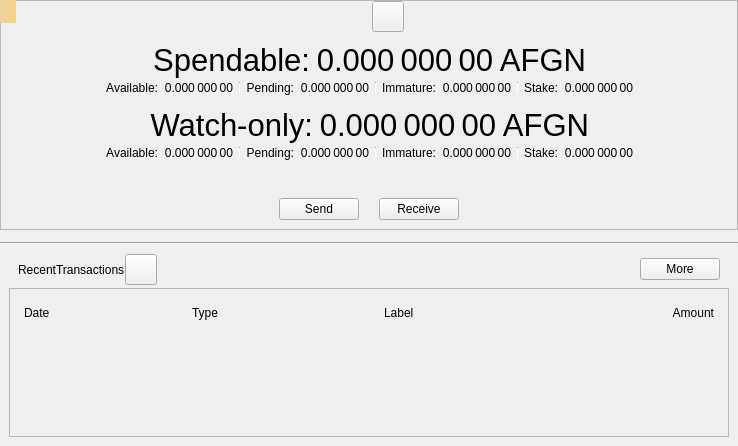
<?xml version="1.0" encoding="UTF-8"?>
<ui version="4.0">
 <class>OverviewPage</class>
 <widget class="QWidget" name="OverviewPage">
  <property name="geometry">
   <rect>
    <x>0</x>
    <y>0</y>
    <width>738</width>
    <height>446</height>
   </rect>
  </property>
  <property name="windowTitle">
   <string>Form</string>
  </property>
  <layout class="QVBoxLayout" name="verticalLayout_6">
   <property name="spacing">
    <number>0</number>
   </property>
   <property name="leftMargin">
    <number>0</number>
   </property>
   <property name="topMargin">
    <number>0</number>
   </property>
   <property name="rightMargin">
    <number>0</number>
   </property>
   <property name="bottomMargin">
    <number>0</number>
   </property>
   <item>
    <widget class="QFrame" name="frameBalances">
     <property name="frameShape">
      <enum>QFrame::StyledPanel</enum>
     </property>
     <property name="frameShadow">
      <enum>QFrame::Raised</enum>
     </property>
     <layout class="QVBoxLayout" name="verticalLayout_5">
      <property name="spacing">
       <number>0</number>
      </property>
      <property name="leftMargin">
       <number>0</number>
      </property>
      <property name="topMargin">
       <number>0</number>
      </property>
      <property name="rightMargin">
       <number>0</number>
      </property>
      <property name="bottomMargin">
       <number>0</number>
      </property>
      <item>
       <widget class="QWidget" name="widgetStatus" native="true">
        <layout class="QHBoxLayout" name="horizontalLayout_16">
         <property name="leftMargin">
          <number>0</number>
         </property>
         <property name="topMargin">
          <number>0</number>
         </property>
         <property name="rightMargin">
          <number>0</number>
         </property>
         <property name="bottomMargin">
          <number>0</number>
         </property>
         <item>
          <spacer name="horizontalSpacer_6">
           <property name="orientation">
            <enum>Qt::Horizontal</enum>
           </property>
           <property name="sizeHint" stdset="0">
            <size>
             <width>0</width>
             <height>20</height>
            </size>
           </property>
          </spacer>
         </item>
         <item>
          <widget class="QLabel" name="labelLogo">
           <property name="sizePolicy">
            <sizepolicy hsizetype="Fixed" vsizetype="Fixed">
             <horstretch>0</horstretch>
             <verstretch>0</verstretch>
            </sizepolicy>
           </property>
           <property name="minimumSize">
            <size>
             <width>32</width>
             <height>32</height>
            </size>
           </property>
          </widget>
         </item>
         <item>
          <widget class="QToolButton" name="labelWalletStatus">
           <property name="enabled">
            <bool>true</bool>
           </property>
           <property name="toolTip">
            <string>The displayed information may be out of date. Your wallet automatically synchronizes with the Afgn network after a connection is established, but this process has not completed yet.</string>
           </property>
           <property name="text">
            <string/>
           </property>
           <property name="icon">
            <iconset>
             <normaloff>:/icons/warning</normaloff>
             <disabledoff>:/icons/warning</disabledoff>:/icons/warning</iconset>
           </property>
           <property name="iconSize">
            <size>
             <width>24</width>
             <height>24</height>
            </size>
           </property>
           <property name="flat" stdset="0">
            <bool>false</bool>
           </property>
          </widget>
         </item>
         <item>
          <spacer name="horizontalSpacer_5">
           <property name="orientation">
            <enum>Qt::Horizontal</enum>
           </property>
           <property name="sizeHint" stdset="0">
            <size>
             <width>0</width>
             <height>20</height>
            </size>
           </property>
          </spacer>
         </item>
        </layout>
       </widget>
      </item>
      <item>
       <widget class="QWidget" name="widgetWallet" native="true">
        <layout class="QVBoxLayout" name="verticalLayout_2">
         <property name="spacing">
          <number>0</number>
         </property>
         <item>
          <widget class="QWidget" name="widgetTotal" native="true">
           <layout class="QHBoxLayout" name="horizontalLayout">
            <property name="leftMargin">
             <number>0</number>
            </property>
            <property name="topMargin">
             <number>0</number>
            </property>
            <property name="rightMargin">
             <number>0</number>
            </property>
            <property name="bottomMargin">
             <number>0</number>
            </property>
            <item>
             <spacer name="horizontalSpacer_7">
              <property name="orientation">
               <enum>Qt::Horizontal</enum>
              </property>
              <property name="sizeHint" stdset="0">
               <size>
                <width>0</width>
                <height>20</height>
               </size>
              </property>
             </spacer>
            </item>
            <item>
             <widget class="QLabel" name="labelSpendable">
              <property name="font">
               <font>
                <pointsize>23</pointsize>
               </font>
              </property>
              <property name="text">
               <string>Spendable:</string>
              </property>
              <property name="alignment">
               <set>Qt::AlignRight|Qt::AlignTrailing|Qt::AlignVCenter</set>
              </property>
             </widget>
            </item>
            <item>
             <widget class="QLabel" name="labelTotal">
              <property name="font">
               <font>
                <pointsize>23</pointsize>
               </font>
              </property>
              <property name="cursor">
               <cursorShape>IBeamCursor</cursorShape>
              </property>
              <property name="toolTip">
               <string>Your current total balance</string>
              </property>
              <property name="text">
               <string notr="true">0.000 000 00 AFGN</string>
              </property>
              <property name="alignment">
               <set>Qt::AlignRight|Qt::AlignTrailing|Qt::AlignVCenter</set>
              </property>
              <property name="textInteractionFlags">
               <set>Qt::LinksAccessibleByMouse|Qt::TextSelectableByMouse</set>
              </property>
             </widget>
            </item>
            <item>
             <spacer name="horizontalSpacer_8">
              <property name="orientation">
               <enum>Qt::Horizontal</enum>
              </property>
              <property name="sizeHint" stdset="0">
               <size>
                <width>0</width>
                <height>20</height>
               </size>
              </property>
             </spacer>
            </item>
           </layout>
          </widget>
         </item>
         <item>
          <layout class="QHBoxLayout" name="horizontalLayout_13">
           <property name="leftMargin">
            <number>0</number>
           </property>
           <property name="topMargin">
            <number>0</number>
           </property>
           <property name="rightMargin">
            <number>0</number>
           </property>
           <property name="bottomMargin">
            <number>0</number>
           </property>
           <item>
            <spacer name="horizontalSpacer_9">
             <property name="orientation">
              <enum>Qt::Horizontal</enum>
             </property>
             <property name="sizeHint" stdset="0">
              <size>
               <width>40</width>
               <height>20</height>
              </size>
             </property>
            </spacer>
           </item>
           <item>
            <widget class="QWidget" name="widgetBalance" native="true">
             <layout class="QHBoxLayout" name="horizontalLayout_2">
              <property name="leftMargin">
               <number>0</number>
              </property>
              <property name="topMargin">
               <number>0</number>
              </property>
              <property name="rightMargin">
               <number>0</number>
              </property>
              <property name="bottomMargin">
               <number>0</number>
              </property>
              <item>
               <widget class="QLabel" name="labelBalanceText">
                <property name="text">
                 <string>Available:</string>
                </property>
                <property name="alignment">
                 <set>Qt::AlignRight|Qt::AlignTrailing|Qt::AlignVCenter</set>
                </property>
               </widget>
              </item>
              <item>
               <widget class="QLabel" name="labelBalance">
                <property name="cursor">
                 <cursorShape>IBeamCursor</cursorShape>
                </property>
                <property name="toolTip">
                 <string>Your current spendable balance</string>
                </property>
                <property name="text">
                 <string notr="true">0.000 000 00</string>
                </property>
                <property name="alignment">
                 <set>Qt::AlignRight|Qt::AlignTrailing|Qt::AlignVCenter</set>
                </property>
                <property name="textInteractionFlags">
                 <set>Qt::LinksAccessibleByMouse|Qt::TextSelectableByMouse</set>
                </property>
               </widget>
              </item>
             </layout>
            </widget>
           </item>
           <item>
            <widget class="QWidget" name="widgetPending" native="true">
             <layout class="QHBoxLayout" name="horizontalLayout_3">
              <property name="leftMargin">
               <number>6</number>
              </property>
              <property name="topMargin">
               <number>0</number>
              </property>
              <property name="rightMargin">
               <number>0</number>
              </property>
              <property name="bottomMargin">
               <number>0</number>
              </property>
              <item>
               <widget class="Line" name="vLine">
                <property name="maximumSize">
                 <size>
                  <width>1</width>
                  <height>12</height>
                 </size>
                </property>
                <property name="orientation">
                 <enum>Qt::Vertical</enum>
                </property>
               </widget>
              </item>
              <item>
               <widget class="QLabel" name="labelPendingText">
                <property name="text">
                 <string>Pending:</string>
                </property>
                <property name="alignment">
                 <set>Qt::AlignRight|Qt::AlignTrailing|Qt::AlignVCenter</set>
                </property>
               </widget>
              </item>
              <item>
               <widget class="QLabel" name="labelUnconfirmed">
                <property name="cursor">
                 <cursorShape>IBeamCursor</cursorShape>
                </property>
                <property name="toolTip">
                 <string>Total of transactions that have yet to be confirmed, and do not yet count toward the spendable balance</string>
                </property>
                <property name="text">
                 <string notr="true">0.000 000 00</string>
                </property>
                <property name="alignment">
                 <set>Qt::AlignRight|Qt::AlignTrailing|Qt::AlignVCenter</set>
                </property>
                <property name="textInteractionFlags">
                 <set>Qt::LinksAccessibleByMouse|Qt::TextSelectableByMouse</set>
                </property>
               </widget>
              </item>
             </layout>
            </widget>
           </item>
           <item>
            <widget class="QWidget" name="widgetImmature" native="true">
             <layout class="QHBoxLayout" name="horizontalLayout_4">
              <property name="leftMargin">
               <number>6</number>
              </property>
              <property name="topMargin">
               <number>0</number>
              </property>
              <property name="rightMargin">
               <number>0</number>
              </property>
              <property name="bottomMargin">
               <number>0</number>
              </property>
              <item>
               <widget class="Line" name="vLine_2">
                <property name="maximumSize">
                 <size>
                  <width>1</width>
                  <height>12</height>
                 </size>
                </property>
                <property name="orientation">
                 <enum>Qt::Vertical</enum>
                </property>
               </widget>
              </item>
              <item>
               <widget class="QLabel" name="labelImmatureText">
                <property name="text">
                 <string>Immature:</string>
                </property>
                <property name="alignment">
                 <set>Qt::AlignRight|Qt::AlignTrailing|Qt::AlignVCenter</set>
                </property>
               </widget>
              </item>
              <item>
               <widget class="QLabel" name="labelImmature">
                <property name="cursor">
                 <cursorShape>IBeamCursor</cursorShape>
                </property>
                <property name="toolTip">
                 <string>Mined balance that has not yet matured</string>
                </property>
                <property name="text">
                 <string notr="true">0.000 000 00</string>
                </property>
                <property name="alignment">
                 <set>Qt::AlignRight|Qt::AlignTrailing|Qt::AlignVCenter</set>
                </property>
                <property name="textInteractionFlags">
                 <set>Qt::LinksAccessibleByMouse|Qt::TextSelectableByMouse</set>
                </property>
               </widget>
              </item>
             </layout>
            </widget>
           </item>
           <item>
            <widget class="QWidget" name="widgetStake" native="true">
             <layout class="QHBoxLayout" name="horizontalLayout_7">
              <property name="leftMargin">
               <number>6</number>
              </property>
              <property name="topMargin">
               <number>0</number>
              </property>
              <property name="rightMargin">
               <number>0</number>
              </property>
              <property name="bottomMargin">
               <number>0</number>
              </property>
              <item>
               <widget class="Line" name="vLine_3">
                <property name="maximumSize">
                 <size>
                  <width>1</width>
                  <height>12</height>
                 </size>
                </property>
                <property name="orientation">
                 <enum>Qt::Vertical</enum>
                </property>
               </widget>
              </item>
              <item>
               <widget class="QLabel" name="labelStakeText">
                <property name="text">
                 <string>Stake:</string>
                </property>
                <property name="alignment">
                 <set>Qt::AlignRight|Qt::AlignTrailing|Qt::AlignVCenter</set>
                </property>
               </widget>
              </item>
              <item>
               <widget class="QLabel" name="labelStake">
                <property name="text">
                 <string>0.000 000 00</string>
                </property>
                <property name="alignment">
                 <set>Qt::AlignRight|Qt::AlignTrailing|Qt::AlignVCenter</set>
                </property>
                <property name="textInteractionFlags">
                 <set>Qt::LinksAccessibleByMouse|Qt::TextSelectableByMouse</set>
                </property>
               </widget>
              </item>
             </layout>
            </widget>
           </item>
           <item>
            <spacer name="horizontalSpacer_10">
             <property name="orientation">
              <enum>Qt::Horizontal</enum>
             </property>
             <property name="sizeHint" stdset="0">
              <size>
               <width>40</width>
               <height>20</height>
              </size>
             </property>
            </spacer>
           </item>
          </layout>
         </item>
        </layout>
       </widget>
      </item>
      <item>
       <widget class="QWidget" name="widgetWatch" native="true">
        <layout class="QVBoxLayout" name="verticalLayout_4">
         <property name="spacing">
          <number>0</number>
         </property>
         <property name="topMargin">
          <number>0</number>
         </property>
         <property name="bottomMargin">
          <number>0</number>
         </property>
         <item>
          <widget class="QWidget" name="widgetWatchTotal" native="true">
           <layout class="QHBoxLayout" name="horizontalLayout_8">
            <property name="leftMargin">
             <number>0</number>
            </property>
            <property name="topMargin">
             <number>0</number>
            </property>
            <property name="rightMargin">
             <number>0</number>
            </property>
            <property name="bottomMargin">
             <number>0</number>
            </property>
            <item>
             <spacer name="horizontalSpacer_11">
              <property name="orientation">
               <enum>Qt::Horizontal</enum>
              </property>
              <property name="sizeHint" stdset="0">
               <size>
                <width>0</width>
                <height>20</height>
               </size>
              </property>
             </spacer>
            </item>
            <item>
             <widget class="QLabel" name="labelWatchonly">
              <property name="font">
               <font>
                <pointsize>23</pointsize>
               </font>
              </property>
              <property name="text">
               <string>Watch-only:</string>
              </property>
              <property name="alignment">
               <set>Qt::AlignRight|Qt::AlignTrailing|Qt::AlignVCenter</set>
              </property>
             </widget>
            </item>
            <item>
             <widget class="QLabel" name="labelWatchTotal">
              <property name="font">
               <font>
                <pointsize>23</pointsize>
               </font>
              </property>
              <property name="cursor">
               <cursorShape>IBeamCursor</cursorShape>
              </property>
              <property name="toolTip">
               <string>Current total balance in watch-only addresses</string>
              </property>
              <property name="text">
               <string notr="true">0.000 000 00 AFGN</string>
              </property>
              <property name="alignment">
               <set>Qt::AlignRight|Qt::AlignTrailing|Qt::AlignVCenter</set>
              </property>
              <property name="textInteractionFlags">
               <set>Qt::LinksAccessibleByMouse|Qt::TextSelectableByMouse</set>
              </property>
             </widget>
            </item>
            <item>
             <spacer name="horizontalSpacer_12">
              <property name="orientation">
               <enum>Qt::Horizontal</enum>
              </property>
              <property name="sizeHint" stdset="0">
               <size>
                <width>0</width>
                <height>20</height>
               </size>
              </property>
             </spacer>
            </item>
           </layout>
          </widget>
         </item>
         <item>
          <layout class="QHBoxLayout" name="horizontalLayout_14">
           <property name="leftMargin">
            <number>0</number>
           </property>
           <property name="rightMargin">
            <number>0</number>
           </property>
           <item>
            <spacer name="horizontalSpacer_13">
             <property name="orientation">
              <enum>Qt::Horizontal</enum>
             </property>
             <property name="sizeHint" stdset="0">
              <size>
               <width>0</width>
               <height>20</height>
              </size>
             </property>
            </spacer>
           </item>
           <item>
            <widget class="QWidget" name="widgetWatchAvailable" native="true">
             <layout class="QHBoxLayout" name="horizontalLayout_9">
              <property name="leftMargin">
               <number>0</number>
              </property>
              <property name="topMargin">
               <number>0</number>
              </property>
              <property name="rightMargin">
               <number>0</number>
              </property>
              <property name="bottomMargin">
               <number>0</number>
              </property>
              <item>
               <widget class="QLabel" name="labelWatchAvailableText">
                <property name="text">
                 <string>Available:</string>
                </property>
                <property name="alignment">
                 <set>Qt::AlignRight|Qt::AlignTrailing|Qt::AlignVCenter</set>
                </property>
               </widget>
              </item>
              <item>
               <widget class="QLabel" name="labelWatchAvailable">
                <property name="cursor">
                 <cursorShape>IBeamCursor</cursorShape>
                </property>
                <property name="toolTip">
                 <string>Your current balance in watch-only addresses</string>
                </property>
                <property name="text">
                 <string notr="true">0.000 000 00</string>
                </property>
                <property name="alignment">
                 <set>Qt::AlignRight|Qt::AlignTrailing|Qt::AlignVCenter</set>
                </property>
                <property name="textInteractionFlags">
                 <set>Qt::LinksAccessibleByMouse|Qt::TextSelectableByMouse</set>
                </property>
               </widget>
              </item>
             </layout>
            </widget>
           </item>
           <item>
            <widget class="QWidget" name="widgetWatchPending" native="true">
             <layout class="QHBoxLayout" name="horizontalLayout_10">
              <property name="leftMargin">
               <number>6</number>
              </property>
              <property name="topMargin">
               <number>0</number>
              </property>
              <property name="rightMargin">
               <number>0</number>
              </property>
              <property name="bottomMargin">
               <number>0</number>
              </property>
              <item>
               <widget class="Line" name="vLine_4">
                <property name="maximumSize">
                 <size>
                  <width>1</width>
                  <height>12</height>
                 </size>
                </property>
                <property name="orientation">
                 <enum>Qt::Vertical</enum>
                </property>
               </widget>
              </item>
              <item>
               <widget class="QLabel" name="labelWatchPendingText">
                <property name="text">
                 <string>Pending:</string>
                </property>
                <property name="alignment">
                 <set>Qt::AlignRight|Qt::AlignTrailing|Qt::AlignVCenter</set>
                </property>
               </widget>
              </item>
              <item>
               <widget class="QLabel" name="labelWatchPending">
                <property name="cursor">
                 <cursorShape>IBeamCursor</cursorShape>
                </property>
                <property name="toolTip">
                 <string>Unconfirmed transactions to watch-only addresses</string>
                </property>
                <property name="text">
                 <string notr="true">0.000 000 00</string>
                </property>
                <property name="alignment">
                 <set>Qt::AlignRight|Qt::AlignTrailing|Qt::AlignVCenter</set>
                </property>
                <property name="textInteractionFlags">
                 <set>Qt::LinksAccessibleByMouse|Qt::TextSelectableByMouse</set>
                </property>
               </widget>
              </item>
             </layout>
            </widget>
           </item>
           <item>
            <widget class="QWidget" name="widgetWatchImmature" native="true">
             <layout class="QHBoxLayout" name="horizontalLayout_11">
              <property name="leftMargin">
               <number>6</number>
              </property>
              <property name="topMargin">
               <number>0</number>
              </property>
              <property name="rightMargin">
               <number>0</number>
              </property>
              <property name="bottomMargin">
               <number>0</number>
              </property>
              <item>
               <widget class="Line" name="vLine_5">
                <property name="maximumSize">
                 <size>
                  <width>1</width>
                  <height>12</height>
                 </size>
                </property>
                <property name="orientation">
                 <enum>Qt::Vertical</enum>
                </property>
               </widget>
              </item>
              <item>
               <widget class="QLabel" name="labelWatchImmatureText">
                <property name="text">
                 <string>Immature:</string>
                </property>
                <property name="alignment">
                 <set>Qt::AlignRight|Qt::AlignTrailing|Qt::AlignVCenter</set>
                </property>
               </widget>
              </item>
              <item>
               <widget class="QLabel" name="labelWatchImmature">
                <property name="cursor">
                 <cursorShape>IBeamCursor</cursorShape>
                </property>
                <property name="toolTip">
                 <string>Mined balance in watch-only addresses that has not yet matured</string>
                </property>
                <property name="text">
                 <string notr="true">0.000 000 00</string>
                </property>
                <property name="alignment">
                 <set>Qt::AlignRight|Qt::AlignTrailing|Qt::AlignVCenter</set>
                </property>
                <property name="textInteractionFlags">
                 <set>Qt::LinksAccessibleByMouse|Qt::TextSelectableByMouse</set>
                </property>
               </widget>
              </item>
             </layout>
            </widget>
           </item>
           <item>
            <widget class="QWidget" name="widgetWatchStake" native="true">
             <layout class="QHBoxLayout" name="horizontalLayout_12">
              <property name="leftMargin">
               <number>6</number>
              </property>
              <property name="topMargin">
               <number>0</number>
              </property>
              <property name="rightMargin">
               <number>0</number>
              </property>
              <property name="bottomMargin">
               <number>0</number>
              </property>
              <item>
               <widget class="Line" name="vLine_6">
                <property name="maximumSize">
                 <size>
                  <width>1</width>
                  <height>12</height>
                 </size>
                </property>
                <property name="orientation">
                 <enum>Qt::Vertical</enum>
                </property>
               </widget>
              </item>
              <item>
               <widget class="QLabel" name="labelWatchStakeText">
                <property name="text">
                 <string>Stake:</string>
                </property>
                <property name="alignment">
                 <set>Qt::AlignRight|Qt::AlignTrailing|Qt::AlignVCenter</set>
                </property>
               </widget>
              </item>
              <item>
               <widget class="QLabel" name="labelWatchStake">
                <property name="text">
                 <string>0.000 000 00</string>
                </property>
                <property name="alignment">
                 <set>Qt::AlignRight|Qt::AlignTrailing|Qt::AlignVCenter</set>
                </property>
                <property name="textInteractionFlags">
                 <set>Qt::LinksAccessibleByMouse|Qt::TextSelectableByMouse</set>
                </property>
               </widget>
              </item>
             </layout>
            </widget>
           </item>
           <item>
            <spacer name="horizontalSpacer_14">
             <property name="orientation">
              <enum>Qt::Horizontal</enum>
             </property>
             <property name="sizeHint" stdset="0">
              <size>
               <width>0</width>
               <height>20</height>
              </size>
             </property>
            </spacer>
           </item>
          </layout>
         </item>
        </layout>
       </widget>
      </item>
      <item>
       <widget class="QWidget" name="widgetTransaction" native="true">
        <layout class="QHBoxLayout" name="horizontalLayout_15">
         <property name="spacing">
          <number>20</number>
         </property>
         <property name="topMargin">
          <number>35</number>
         </property>
         <item>
          <spacer name="horizontalSpacer_15">
           <property name="orientation">
            <enum>Qt::Horizontal</enum>
           </property>
           <property name="sizeHint" stdset="0">
            <size>
             <width>0</width>
             <height>20</height>
            </size>
           </property>
          </spacer>
         </item>
         <item>
          <widget class="AfgnPushButton" name="buttonSend">
           <property name="text">
            <string>Send</string>
           </property>
          </widget>
         </item>
         <item>
          <widget class="AfgnPushButton" name="buttonReceive">
           <property name="text">
            <string>Receive</string>
           </property>
          </widget>
         </item>
         <item>
          <spacer name="horizontalSpacer_16">
           <property name="orientation">
            <enum>Qt::Horizontal</enum>
           </property>
           <property name="sizeHint" stdset="0">
            <size>
             <width>0</width>
             <height>20</height>
            </size>
           </property>
          </spacer>
         </item>
        </layout>
       </widget>
      </item>
     </layout>
    </widget>
   </item>
   <item>
    <spacer name="verticalSpacer_5">
     <property name="orientation">
      <enum>Qt::Vertical</enum>
     </property>
     <property name="sizeType">
      <enum>QSizePolicy::Fixed</enum>
     </property>
     <property name="sizeHint" stdset="0">
      <size>
       <width>20</width>
       <height>12</height>
      </size>
     </property>
    </spacer>
   </item>
   <item>
    <widget class="Line" name="hLine">
     <property name="orientation">
      <enum>Qt::Horizontal</enum>
     </property>
    </widget>
   </item>
   <item>
    <spacer name="verticalSpacer_4">
     <property name="orientation">
      <enum>Qt::Vertical</enum>
     </property>
     <property name="sizeType">
      <enum>QSizePolicy::Fixed</enum>
     </property>
     <property name="sizeHint" stdset="0">
      <size>
       <width>20</width>
       <height>0</height>
      </size>
     </property>
    </spacer>
   </item>
   <item>
    <widget class="QWidget" name="widgetRecent" native="true">
     <layout class="QVBoxLayout" name="verticalLayout">
      <property name="spacing">
       <number>0</number>
      </property>
      <item>
       <layout class="QHBoxLayout" name="horizontalLayout_6">
        <property name="leftMargin">
         <number>9</number>
        </property>
        <property name="rightMargin">
         <number>9</number>
        </property>
        <property name="bottomMargin">
         <number>3</number>
        </property>
        <item>
         <widget class="QLabel" name="labelRecentTransactions">
          <property name="text">
           <string>RecentTransactions</string>
          </property>
         </widget>
        </item>
        <item>
         <widget class="QToolButton" name="labelTransactionsStatus">
          <property name="enabled">
           <bool>true</bool>
          </property>
          <property name="toolTip">
           <string>The displayed information may be out of date. Your wallet automatically synchronizes with the Afgn network after a connection is established, but this process has not completed yet.</string>
          </property>
          <property name="text">
           <string/>
          </property>
          <property name="icon">
           <iconset>
            <normaloff>:/icons/warning</normaloff>
            <disabledoff>:/icons/warning</disabledoff>:/icons/warning</iconset>
          </property>
          <property name="iconSize">
           <size>
            <width>24</width>
            <height>24</height>
           </size>
          </property>
          <property name="flat" stdset="0">
           <bool>false</bool>
          </property>
         </widget>
        </item>
        <item>
         <spacer name="horizontalSpacer_3">
          <property name="orientation">
           <enum>Qt::Horizontal</enum>
          </property>
          <property name="sizeHint" stdset="0">
           <size>
            <width>0</width>
            <height>20</height>
           </size>
          </property>
         </spacer>
        </item>
        <item>
         <widget class="QPushButton" name="showMoreButton">
          <property name="text">
           <string>More</string>
          </property>
         </widget>
        </item>
       </layout>
      </item>
      <item>
       <layout class="QVBoxLayout" name="verticalLayout_3">
        <item>
         <widget class="QFrame" name="frameRecentTransactions">
          <property name="frameShape">
           <enum>QFrame::StyledPanel</enum>
          </property>
          <property name="frameShadow">
           <enum>QFrame::Raised</enum>
          </property>
          <layout class="QVBoxLayout" name="verticalLayout_8">
           <item>
            <widget class="QWidget" name="widget_header" native="true">
             <layout class="QHBoxLayout" name="horizontalLayout_5">
              <property name="spacing">
               <number>5</number>
              </property>
              <property name="leftMargin">
               <number>5</number>
              </property>
              <property name="topMargin">
               <number>5</number>
              </property>
              <property name="rightMargin">
               <number>5</number>
              </property>
              <property name="bottomMargin">
               <number>5</number>
              </property>
              <item>
               <widget class="QLabel" name="labelDate">
                <property name="text">
                 <string>Date</string>
                </property>
               </widget>
              </item>
              <item>
               <widget class="QLabel" name="labelType">
                <property name="text">
                 <string>Type</string>
                </property>
               </widget>
              </item>
              <item>
               <spacer name="horizontalSpacer_2">
                <property name="orientation">
                 <enum>Qt::Horizontal</enum>
                </property>
                <property name="sizeType">
                 <enum>QSizePolicy::Fixed</enum>
                </property>
                <property name="sizeHint" stdset="0">
                 <size>
                  <width>25</width>
                  <height>20</height>
                 </size>
                </property>
               </spacer>
              </item>
              <item>
               <widget class="QLabel" name="labelAddress">
                <property name="text">
                 <string>Label</string>
                </property>
               </widget>
              </item>
              <item>
               <widget class="QLabel" name="labelAmount">
                <property name="text">
                 <string>Amount</string>
                </property>
                <property name="alignment">
                 <set>Qt::AlignRight|Qt::AlignTrailing|Qt::AlignVCenter</set>
                </property>
               </widget>
              </item>
             </layout>
            </widget>
           </item>
           <item>
            <widget class="QListView" name="listTransactions">
             <property name="styleSheet">
              <string notr="true">QListView { background: transparent; }</string>
             </property>
             <property name="frameShape">
              <enum>QFrame::NoFrame</enum>
             </property>
             <property name="verticalScrollBarPolicy">
              <enum>Qt::ScrollBarAlwaysOff</enum>
             </property>
             <property name="horizontalScrollBarPolicy">
              <enum>Qt::ScrollBarAlwaysOff</enum>
             </property>
            </widget>
           </item>
          </layout>
         </widget>
        </item>
       </layout>
      </item>
     </layout>
    </widget>
   </item>
  </layout>
  <widget class="QLabel" name="labelAlerts">
   <property name="geometry">
    <rect>
     <x>0</x>
     <y>0</y>
     <width>16</width>
     <height>23</height>
    </rect>
   </property>
   <property name="visible">
    <bool>false</bool>
   </property>
   <property name="styleSheet">
    <string notr="true">QLabel { background-color: qlineargradient(x1: 0, y1: 0, x2: 1, y2: 0, stop:0 #F0D0A0, stop:1 #F8D488); color:#000000; }</string>
   </property>
   <property name="wordWrap">
    <bool>true</bool>
   </property>
   <property name="margin">
    <number>3</number>
   </property>
   <property name="textInteractionFlags">
    <set>Qt::TextSelectableByMouse</set>
   </property>
  </widget>
 </widget>
 <customwidgets>
  <customwidget>
   <class>AfgnPushButton</class>
   <extends>QPushButton</extends>
   <header>qt/afgnpushbutton.h</header>
  </customwidget>
 </customwidgets>
 <resources/>
 <connections/>
</ui>
